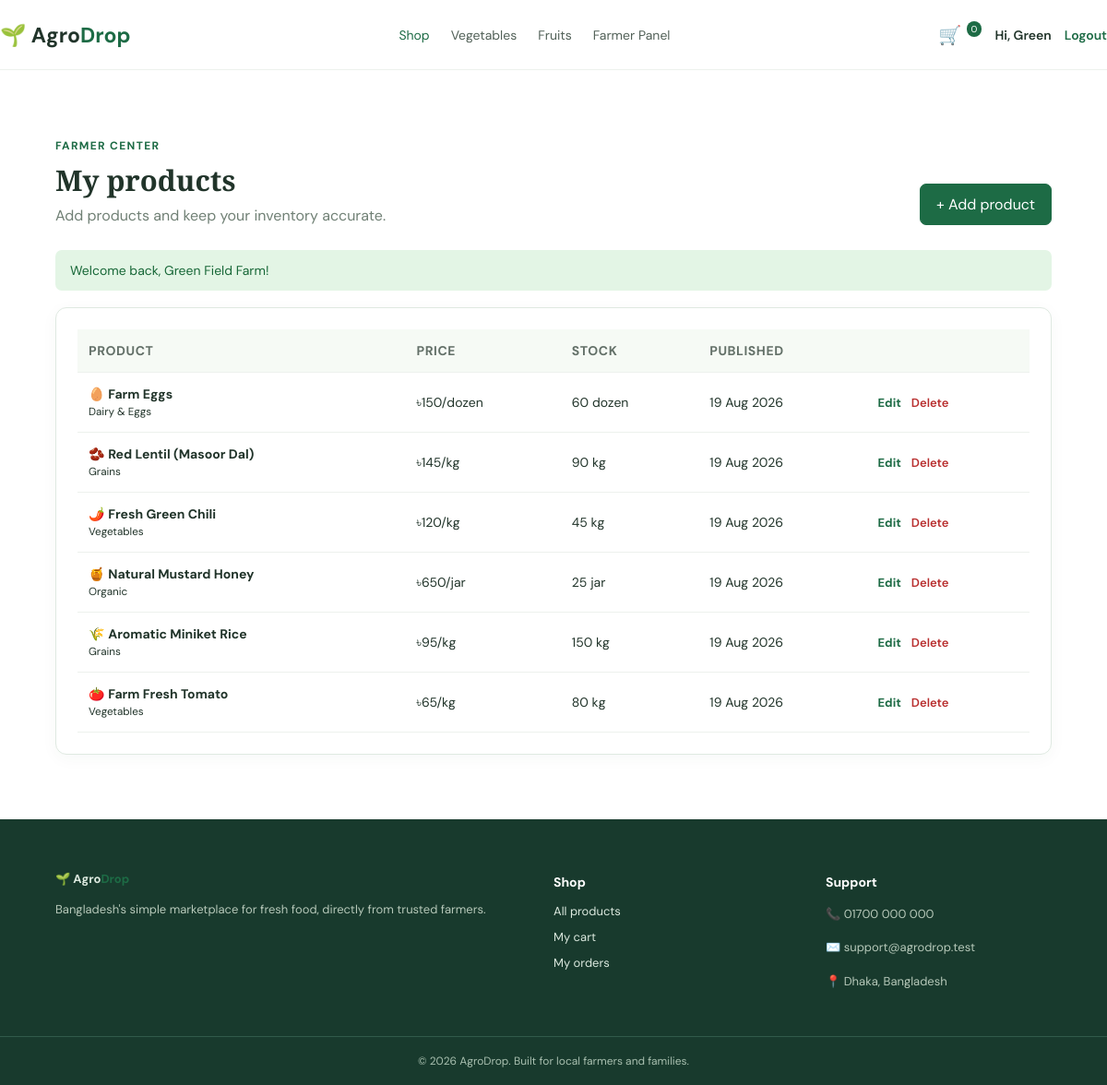
/farmer/products.php (signed in), run on the app's committed database.
### tables this page shows
CREATE TABLE products (
 id INT UNSIGNED AUTO_INCREMENT PRIMARY KEY,
 farmer_id INT UNSIGNED NOT NULL,
 name VARCHAR(120) NOT NULL,
 category VARCHAR(60) NOT NULL,
 price DECIMAL(10,2) NOT NULL,
 stock INT UNSIGNED NOT NULL DEFAULT 0,
 unit VARCHAR(20) NOT NULL DEFAULT 'kg',
 emoji VARCHAR(16) NOT NULL DEFAULT '🥬',
 description TEXT NULL,
 is_active TINYINT(1) NOT NULL DEFAULT 1,
 created_at TIMESTAMP DEFAULT CURRENT_TIMESTAMP,
 CONSTRAINT product_farmer FOREIGN KEY (farmer_id) REFERENCES users(id) ON DELETE CASCADE
);

### farmer/products.php (the view, shortened to what this page needs)
<?php
require_once '../includes/app.php';
$farmer = (int)current_user()['id'];
$products = mysqli_query($conn, "SELECT * FROM products WHERE farmer_id=$farmer ORDER BY id DESC");
require_once '../includes/header.php';
?>
<section class="container section-space">
    <div class="page-header">
        <div><span class="eyebrow">Farmer center</span>
            <h1>My products</h1>
            <p>Add products and keep your inventory accurate.</p>
        </div><a class="primary-btn" href="?add=1">+ Add product</a>
    </div><?=flash()?>
    <div class="table-card">
        <div class="table-responsive">
            <table class="customer-table">
                <thead>
                    <tr>
                        <th>Product</th>
                        <th>Price</th>
                        <th>Stock</th>
                        <th>Published</th>
                        <th></th>
                    </tr>
                </thead>
                <tbody><?php while ($p = mysqli_fetch_assoc($products)):?><tr>
                        <td><?=$p['emoji']?> <strong><?=e($p['name'])?></strong><br><small><?=e($p['category'])?></small></td>
                        <td>৳<?=number_format($p['price'], 0)?>/<?=e($p['unit'])?></td>
                        <td><?=$p['stock']?> <?=e($p['unit'])?></td>
                        <td><?=date('d M Y', strtotime($p['created_at']))?></td>
                        <td><a class="table-link" href="?edit=<?=$p['id']?>">Edit</a><a class="danger" onclick="return confirm('Delete this product?')" href="?delete=<?=$p['id']?>">Delete</a></td>
                    </tr><?php endwhile;?></tbody>
            </table>
        </div>
    </div>
</section>
<?php require_once '../includes/footer.php'; ?>

### style.css (style rules this page uses)
:root { --green: #1d6b45; --dark: #173a2c; --pale: #f5faf5; --line: #dfe9e1; --text: #21342a; --muted: #708075; --orange: #eea33b; }
* { box-sizing: border-box; }
body { margin: 0; font-family: "DM Sans", Arial, sans-serif; color: var(--text); background: #fff; }
a { text-decoration: none; color: inherit; }
.container { width: min(1160px, 90%); margin: auto; }
.primary-btn, .secondary-btn { display: inline-flex; align-items: center; justify-content: center; border-radius: 7px; padding: 11px 17px; font: 600 14px inherit; cursor: pointer; }
.primary-btn { background: var(--green); color: #fff; border: 1px solid var(--green); }
.section-space { padding: 70px 0; }
.section-title h2, .page-header h1 { font: 700 31px "Playfair Display", serif; margin: 7px 0; }
.eyebrow { font-size: 12px; color: var(--green); font-weight: 700; text-transform: uppercase; letter-spacing: 0.11em; }
.shop-banner p, .page-header p { color: var(--muted); margin: 0; }
.page-header { display: flex; justify-content: space-between; align-items: end; gap: 20px; margin-bottom: 27px; }
.table-card, .form-card { border: 1px solid var(--line); border-radius: 12px; padding: 23px; background: #fff; box-shadow: 0 4px 18px #1f51320a; }
.customer-table { width: 100%; border-collapse: collapse; }
.customer-table th { background: #f6faf5; color: #637068; text-align: left; font-size: 12px; text-transform: uppercase; letter-spacing: 0.04em; }
.customer-table th, .customer-table td { padding: 14px 12px; border-bottom: 1px solid #edf1ed; font-size: 14px; }
.table-responsive { overflow: auto; }
.danger { color: #b82e2e; font-weight: 600; font-size: 13px; }
.table-link { color: var(--green); font-weight: 700; font-size: 13px; margin-right: 11px; }

### data on the page
products: emoji "🥚", name "Farm Eggs", category "Dairy & Eggs", price "150", unit "dozen", stock "60", created_at "19 Aug 2026"
products: emoji "🫘", name "Red Lentil (Masoor Dal)", category "Grains", price "145", unit "kg", stock "90", created_at "19 Aug 2026"
products: emoji "🌶️", name "Fresh Green Chili", category "Vegetables", price "120", unit "kg", stock "45", created_at "19 Aug 2026"
products: emoji "🍯", name "Natural Mustard Honey", category "Organic", price "650", unit "jar", stock "25", created_at "19 Aug 2026"
products: emoji "🌾", name "Aromatic Miniket Rice", category "Grains", price "95", unit "kg", stock "150", created_at "19 Aug 2026"
products: emoji "🍅", name "Farm Fresh Tomato", category "Vegetables", price "65", unit "kg", stock "80", created_at "19 Aug 2026"

### other printed values
$cartCount "0"
explode(' ', current_user()['name'])[0] "Green"
$message "Welcome back, Green Field Farm!"
